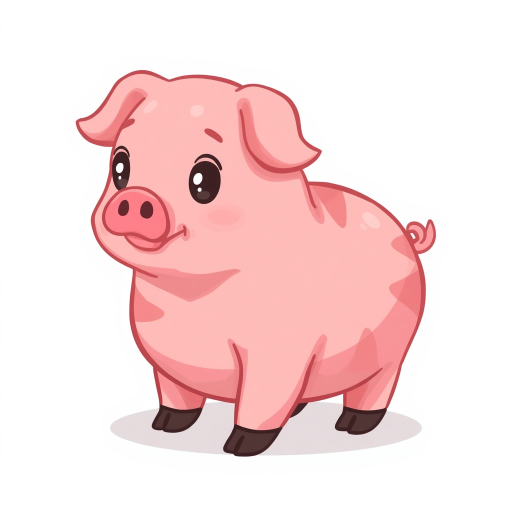
#> input picture assets-src/art/brejt.jpg, 1024 x 1024 px (shown at 1/2 size)
$ python -i import-art.py   (imports and definitions only)
#> lines starting #> are read from the running program, lines starting #| are printed output that depends on the picture
#> in prepare, im is the input picture: PIL image 1024x1024 RGB; mean R, G, B 247.5, 221, 220.8
# -*- coding: utf-8 -*-
"""Готовит присланную картинку животного к игре: снимает фон, обрезает, ужимает.

Картинки приходят квадратными (обычно 1024×1024) и с «прозрачным» фоном,
который на деле нарисован шашечками или просто белый. Плюс под ногами часто
лежит серый эллипс-тень — она своя у каждой картинки и во дворе выглядит
блином, поэтому её тоже срезаем и подставляем общую мягкую тень.

Фон ищется заливкой от краёв по признаку «серое и светлое»: тушка животного
цветная, а шашечки и тень — нейтральные, поэтому заливка до них не достаёт.

Запуск из корня проекта:
    python3 tools/import-art.py картинка.png rusbel
    python3 tools/import-art.py картинка.png rusbel --keep-shadow
    python3 tools/import-art.py картинка.png rusbel --flip      # смотрит влево
    python3 tools/import-art.py картинка.png bone --item        # иконка предмета
    python3 tools/import-art.py картинка.png farmer --prop      # портрет, реквизит
    python3 tools/import-art.py картинка.png kury --house --w 300   # постройка
    python3 tools/import-art.py картинка.png kury --room            # интерьер
    python3 tools/import-art.py гнездо.png nest --prop --erase-hue 128  # убрать лишнее
"""
from PIL import Image, ImageChops, ImageDraw, ImageFilter
from collections import deque
import os, sys

ROOT = os.path.join(os.path.dirname(os.path.abspath(__file__)), "..")
FLIP_LIST = os.path.join(ROOT, "assets-src", "art", "flip.txt")
WARM_LIST = os.path.join(ROOT, "assets-src", "art", "white-legs.txt")
RECOLOR_LIST = os.path.join(ROOT, "assets-src", "art", "recolor.txt")
OUT = os.path.join(ROOT, "public", "img", "iso")
WIDTH = 200                       # столько же, сколько у остальных пород
HEIGHT = 330                      # и не выше самой рослой: во дворе размер задаётся
                                  # шириной, и долговязая птица переросла бы постройку
ITEM = 150                        # иконки кормов и ресурсов: вписываем в квадрат
HOUSE = 420                       # постройки: по ширине, как самые крупные из нынешних
INK = (48, 48, 56)                # контур как у набора: им обведены кусты, забор, реквизит


# [37 lines left out: functions listed, needs_flip, wanted_palette, not called in this run]


def is_backdrop(px, bright=168, spread=14):
    """Нейтральный и светлый — значит фон или тень, а не животное."""
    r, g, b = px[:3]
    return max(r, g, b) >= bright and max(r, g, b) - min(r, g, b) <= spread


def cut_background(im):
    """Заливка от краёв: всё связное с рамкой и похожее на фон становится дырой.

    Фон бывает не белым, а кремовым — (252,243,234). По признаку «нейтральное»
    он не проходит, поэтому дополнительно берём цвет угла как образец и считаем
    фоном всё, что от него почти не отличается.

    Допуск не постоянный, а по шуму самого фона: замеряем разброс в рамке
    кадра и берём его с небольшим запасом. Глухой допуск не годится — у
    итальянского гуся перо (253,248,242) отстоит от кремового фона
    (254,244,235) всего на семь единиц, и допуск в десять съедал птицу
    целиком, оставляя один контур. Краем силуэта тут тоже не спастись:
    перепад тоньше шума JPEG, его не видит ни один детектор.
    """
    im = im.convert("RGBA")
#> im: PIL image 1024x1024 RGBA
    w, h = im.size
#> w = 1024; h = 1024
    px = im.load()
    corners = [px[1, 1], px[w - 2, 1], px[1, h - 2], px[w - 2, h - 2]]
#> corners = [(255, 255, 255, 255), (254, 254, 254, 255), (255, 255, 255, 255), (255, 255, 255, 255)]
    ref = tuple(sorted(c[i] for c in corners)[1] for i in range(3))
#> ref = (255, 255, 255)

    devs = []
    for y in list(range(0, 8)) + list(range(h - 8, h)):
        for x in range(0, w, 3):
            devs.append(max(abs(px[x, y][i] - ref[i]) for i in range(3)))
#> after the loop, devs = 5472 values, max 2 at index 341, min 0 at index 0, mean 0.0479
    for x in list(range(0, 8)) + list(range(w - 8, w)):
        for y in range(0, h, 3):
            devs.append(max(abs(px[x, y][i] - ref[i]) for i in range(3)))
#> after the loop, devs = 10944 values, max 2 at index 341, min 0 at index 0, mean 0.106
    devs.sort()
    tol = max(4, min(10, devs[int(len(devs) * 0.98)] + 3))
#> tol = 4

    def near_ref(p):
        return all(abs(p[i] - ref[i]) <= tol for i in range(3))
    alpha = Image.new("L", (w, h), 255)
#> alpha: PIL image 1024x1024 L; every value is 255
    ap = alpha.load()

    seen = bytearray(w * h)
    q = deque()

    def push(x, y):
        i = y * w + x
        if seen[i]:
            return
        seen[i] = 1
        p = px[x, y]
        if p[3] == 0 or is_backdrop(p) or near_ref(p):
            ap[x, y] = 0
            q.append((x, y))

    for x in range(w):
        push(x, 0); push(x, h - 1)
#> this loop made 1024 passes
    for y in range(h):
        push(0, y); push(w - 1, y)
#> this loop made 1024 passes

    while q:
        x, y = q.popleft()
        for nx, ny in ((x + 1, y), (x - 1, y), (x, y + 1), (x, y - 1)):
            if 0 <= nx < w and 0 <= ny < h:
                push(nx, ny)

    # JPEG оставляет по контуру светлую кайму: подчищаем полупрозрачную кромку
    alpha = alpha.filter(ImageFilter.MinFilter(3)).filter(ImageFilter.GaussianBlur(0.6))
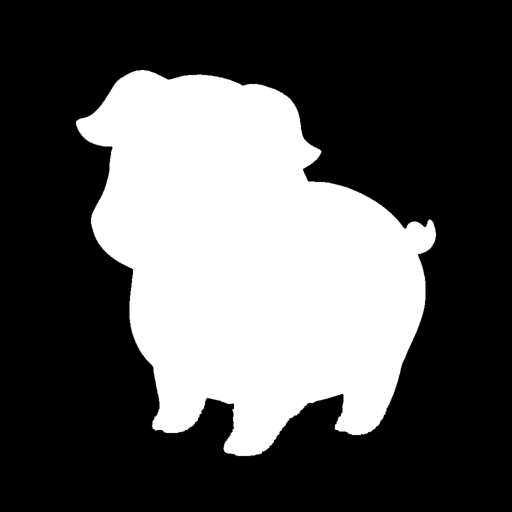
#> alpha: PIL image 1024x1024 L (shown at 1/2 size); min 0, max 255, mean 86.1
    im.putalpha(alpha)
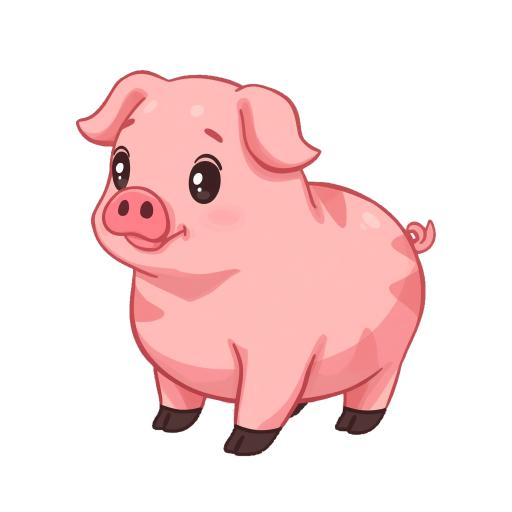
#> im: PIL image 1024x1024 RGBA (shown at 1/2 size); mean R, G, B, A 247.5, 221, 220.8, 86.1; transparent parts drawn white
    return im


def drop_ground(im, band=0.12, warm=False, ref=None):
    """Срезает нарисованную под ногами тень.

    Тень бывает не серой, а тёплой — у белого гуся (232,216,206). По цвету её
    от белого пера не отличить, по строкам тоже: в строках со ступнёй лежат и
    лапа, и тень. Зато тень всегда стелется вокруг ног, а не выше.

    Поэтому ищем нижнюю точку самого зверя — последний непрозрачный пиксель,
    который не бледный (лапы оранжевые, копыта тёмные), — и в полосе вокруг неё
    гасим всё бледное. Туша выше этой полосы и не страдает.
    """
#> called with band = 0.12, warm = False, ref = (255, 255, 255)
    w, h = im.size
    px = im.load()

    def pale(p):
        r, g, b, a = p
        # warm — для пород с белыми ногами или носочками. Общее правило гасит
        # у земли всё бледное, и белая нога уходит вместе с тенью. Но нога
        # почти белая, а тень темнее: серая у ярославской коровы, бежевая
        # (210,190,170) у кемеровской свиньи. Поэтому здесь гасим только то,
        # что не светлее 228 по самому яркому каналу. Общее правило не
        # трогаем — на нём поменялись бы почти все спрайты.
        if warm:
            return a > 40 and min(r, g, b) >= 150 and max(r, g, b) <= 228 and (max(r, g, b) - min(r, g, b)) <= 50
        return a > 40 and min(r, g, b) >= 160 and (max(r, g, b) - min(r, g, b)) <= 38

    feet = 0
    for y in range(h):
        for x in range(w):
            p = px[x, y]
            if p[3] > 40 and not pale(p):
                feet = y
                break
        else:
            continue
    # Доля высоты задаёт лишь потолок полосы, а начинается она от верхней
    # тёмной строки внутри этой доли — от копыт или лап. Тень стелется вокруг
    # них и выше не поднимается, а нога бывает того же кремового цвета, что и
    # тень: у чёрно-пёстрой коровы полоса в 12% высоты выгрызала из бабок
    # куски. Ищем именно верхнюю тёмную строку, а не сплошную их цепочку:
    # цепочку обрывает сглаживание, и полоса схлопывается в четыре пикселя.
    y0 = max(0, feet - int(h * band))
    for y in range(y0, feet + 1):
        if any(px[x, y][3] > 40 and min(px[x, y][:3]) < 120 for x in range(w)):
            y0 = y
            break
    for y in range(y0, h):
        for x in range(w):
            p = px[x, y]
            # Между ногами бывает заперт кусок фона, до которого заливка
            # снаружи не дотягивается. Он того же цвета, что угол картинки.
            boxed = warm and ref and p[3] and all(abs(p[i] - ref[i]) <= 14 for i in range(3))
            if pale(p) or boxed or (not warm and p[3] and is_backdrop(p[:3], bright=150, spread=18)):
                px[x, y] = (p[0], p[1], p[2], 0)
    return im


# [167 lines left out: functions drop_base, ink_outline, house_shadow, erase_hue, not called in this run]


def shadow(im):
    """Общая мягкая тень — такая же, как у отрисованных пород."""
    box = im.getbbox()
    if not box:
        return im
    x0, y0, x1, y1 = box
    pad = Image.new("RGBA", (im.width, im.height + 24), (0, 0, 0, 0))
    pad.alpha_composite(im)
    d = ImageDraw.Draw(pad)
    sh = Image.new("RGBA", pad.size, (0, 0, 0, 0))
    ds = ImageDraw.Draw(sh)
    cx, half = (x0 + x1) / 2, (x1 - x0) * 0.36
    ds.ellipse([cx - half, y1 - 14, cx + half, y1 + 18], fill=(40, 34, 20, 95))
    sh = sh.filter(ImageFilter.GaussianBlur(9))
    sh.alpha_composite(pad)
    return sh


def prepare(path, keep_shadow=False, flip=False, item=False, palette=None, prop=False,
            house=False, width=HOUSE, erase=None, warm=False):
    im = Image.open(path)
    if erase is not None:
        im = erase_hue(im, erase)
    if palette:
        import recolor
        im = recolor.recolor(im, recolor.PALETTES[palette])
    im = cut_background(im)
    if flip:
        im = im.transpose(Image.FLIP_LEFT_RIGHT)   # во дворе все смотрят вправо
    if not keep_shadow:
        src = Image.open(path).convert("RGB")
        cw, ch = src.size
        cs = [src.getpixel(xy) for xy in ((1, 1), (cw - 2, 1), (1, ch - 2), (cw - 2, ch - 2))]
        ref = tuple(sorted(c[i] for c in cs)[1] for i in range(3))
        im = drop_ground(im, warm=warm, ref=ref)
    box = im.getbbox()
    if not box:
        raise SystemExit("после обрезки ничего не осталось — проверь картинку")
    im = im.crop(box)
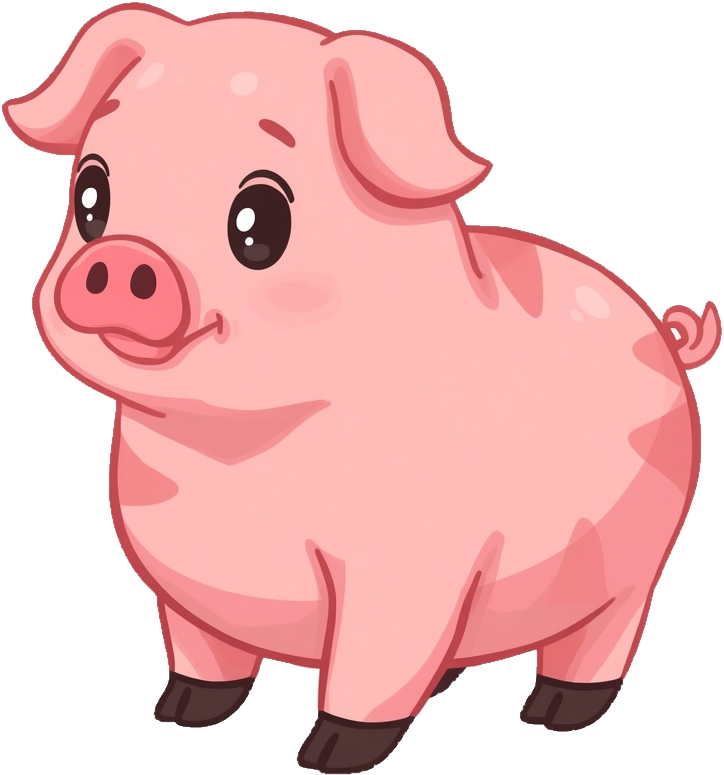
#> im: PIL image 724x775 RGBA; mean R, G, B, A 241.1, 191.5, 191.2, 160.7; transparent parts drawn white
    if house:
        im = drop_base(im)
        im = im.crop(im.getbbox())
        # Постройке важна ширина: во дворе она задаёт масштаб, а высота идёт
        # за пропорцией. Курятник и гусятник мельче хлевов — их ширину
        # задаём отдельно, иначе двор выровняется и потеряет иерархию.
        k = width / im.width
        im = im.resize((max(1, round(im.width * k)), max(1, round(im.height * k))), Image.LANCZOS)
        return house_shadow(ink_outline(im))
    if item:
        # Иконку предмета не надо равнять по ширине с остальными: она лежит в
        # плитке магазина, а не стоит во дворе рядом с постройкой. Просто
        # вписываем в квадрат, как лежат иконки из набора.
        k = min(ITEM / im.width, ITEM / im.height)
        im = im.resize((max(1, round(im.width * k)), max(1, round(im.height * k))), Image.LANCZOS)
        # Реквизит вроде портрета ни на чём не стоит: тень под парящей
        # головой выглядит пятном, поэтому её ставим только предметам.
        return im if prop else shadow(im)
    k = min(WIDTH / im.width, HEIGHT / im.height)
    im = im.resize((max(1, round(im.width * k)), max(1, round(im.height * k))), Image.LANCZOS)
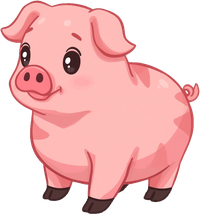
#> im: PIL image 200x214 RGBA; mean R, G, B, A 153.5, 102.6, 102.2, 160.7; transparent parts drawn white
    # Во дворе размер задаётся шириной, а высота идёт за пропорцией картинки.
    # Поэтому холст у всех один: долговязая птица получает воздух по бокам и
    # встаёт вровень с остальными, а не перерастает постройку.
    canvas = Image.new("RGBA", (WIDTH, im.height), (0, 0, 0, 0))
#> canvas: PIL image 200x214 RGBA; every value is 0
    canvas.alpha_composite(im, ((WIDTH - im.width) // 2, 0))
    return shadow(canvas)
#> in shadow, `pad = Image.new("RGBA", (im.width, im.height + 24), (0, 0, 0, 0))`: pad: PIL image 200x238 RGBA; every value is 0
#> in shadow, `pad.alpha_composite(im)`:
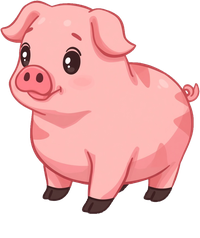
#> pad: PIL image 200x238 RGBA; mean R, G, B, A 138, 92.3, 91.9, 144.5; transparent parts drawn white
#> in shadow, `sh = sh.filter(ImageFilter.GaussianBlur(9))`:
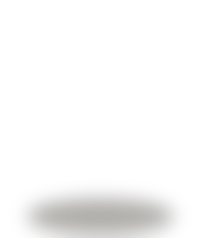
#> sh: PIL image 200x238 RGBA; mean R, G, B, A 3.1, 2.6, 1.5, 7.4; transparent parts drawn white
#> in shadow, `sh.alpha_composite(pad)`:
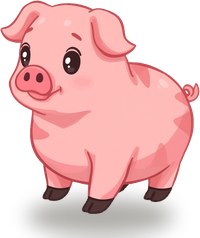
#> sh: PIL image 200x238 RGBA; mean R, G, B, A 140.3, 94.2, 93, 151; transparent parts drawn white


# [32 lines not run here, left out]

>>> result = prepare('../assets-src/art/brejt.jpg')

$ run again, on assets-src/art/holmkor.jpg
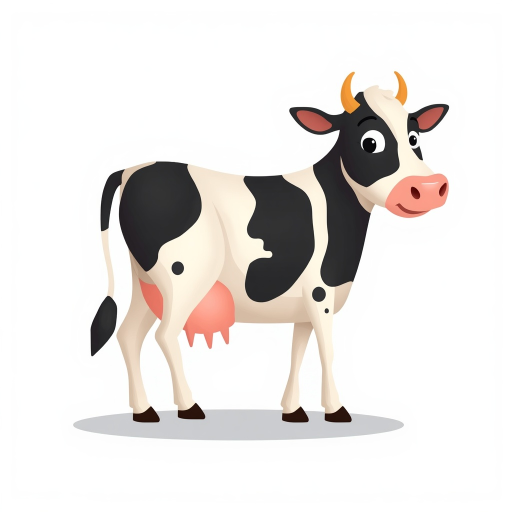
#> input picture assets-src/art/holmkor.jpg, 1024 x 1024 px (shown at 1/2 size)
#> in prepare, im is the input picture: PIL image 1024x1024 RGB; mean R, G, B 231, 227.3, 224.9
#> corners = [(255, 255, 255, 255), (254, 254, 254, 255), (254, 255, 255, 255), (255, 255, 255, 255)]
#> ref = (254, 255, 255)
#> after the loop in cut_background, `for y in list(range(0, 8)) + list(range(h - 8, h)):`: devs = 5472 values, max 2 at index 4131, min 0 at index 3420, mean 1
#> after the loop in cut_background, `for x in list(range(0, 8)) + list(range(w - 8, w)):`: devs = 10944 values, max 2 at index 4131, min 0 at index 3420, mean 0.995
#> tol = 4
#> the loop in cut_background, `for x in range(w):` made 1024 passes
#> the loop in cut_background, `for y in range(h):` made 1024 passes
#> in cut_background, `alpha = alpha.filter(ImageFilter.MinFilter(3)).filter(ImageFilter.Gaus..`:
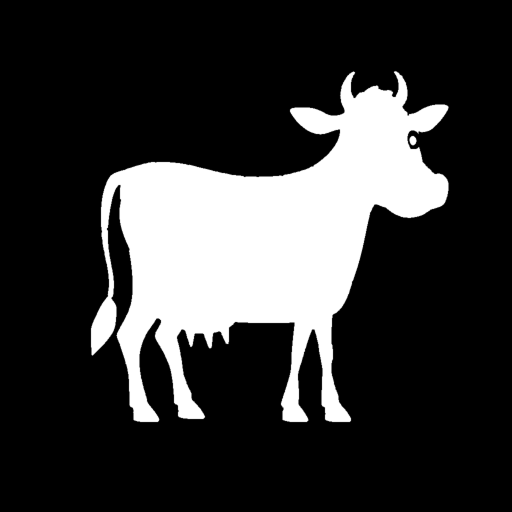
#> alpha: PIL image 1024x1024 L (shown at 1/2 size); min 0, max 255, mean 54.5
#> in shadow, `sh.alpha_composite(pad)`:
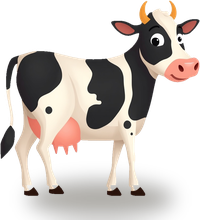
#> sh: PIL image 200x220 RGBA; mean R, G, B, A 70.1, 61.9, 56, 107.1; transparent parts drawn white

$ run again, on assets-src/art/ital.jpg
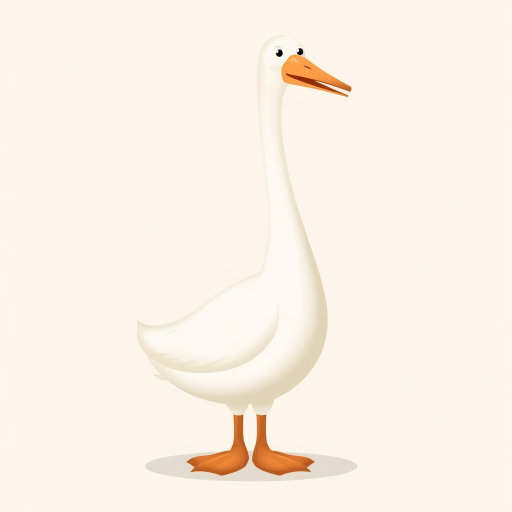
#> input picture assets-src/art/ital.jpg, 1024 x 1024 px (shown at 1/2 size)
#> in prepare, im is the input picture: PIL image 1024x1024 RGB; mean R, G, B 252.2, 242, 231.5
#> corners = [(252, 243, 234, 255), (254, 244, 235, 255), (254, 245, 238, 255), (254, 245, 236, 255)]
#> ref = (254, 244, 235)
#> after the loop in cut_background, `for y in list(range(0, 8)) + list(range(h - 8, h)):`: devs = 5472 values, max 5 at index 5130, min 0 at index 687, mean 1.39
#> after the loop in cut_background, `for x in list(range(0, 8)) + list(range(w - 8, w)):`: devs = 10944 values, max 5 at index 5130, min 0 at index 687, mean 1.24
#> tol = 6
#> the loop in cut_background, `for x in range(w):` made 1024 passes
#> the loop in cut_background, `for y in range(h):` made 1024 passes
#> in prepare, `canvas.alpha_composite(im, ((WIDTH - im.width) // 2, 0))`:
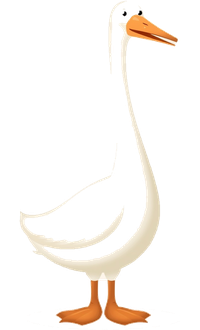
#> canvas: PIL image 200x330 RGBA; mean R, G, B, A 38.1, 33.4, 28.4, 29.2; transparent parts drawn white
#> in shadow, `sh.alpha_composite(pad)`:
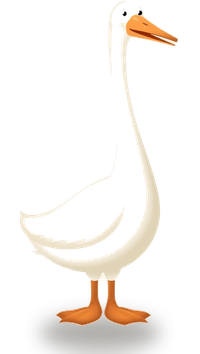
#> sh: PIL image 200x354 RGBA; mean R, G, B, A 35.4, 31, 25.9, 30.5; transparent parts drawn white

$ run again, on assets-src/art/kemerov.jpg
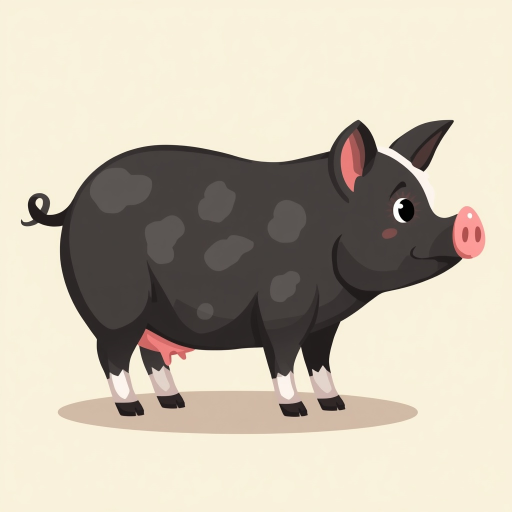
#> input picture assets-src/art/kemerov.jpg, 1024 x 1024 px (shown at 1/2 size)
#> in prepare, im is the input picture: PIL image 1024x1024 RGB; mean R, G, B 197.1, 188.5, 172.7
#> corners = [(248, 240, 219, 255), (248, 240, 219, 255), (249, 243, 219, 255), (249, 241, 218, 255)]
#> ref = (248, 240, 219)
#> after the loop in cut_background, `for y in list(range(0, 8)) + list(range(h - 8, h)):`: devs = 5472 values, max 3 at index 133, min 0 at index 0, mean 1.23
#> after the loop in cut_background, `for x in list(range(0, 8)) + list(range(w - 8, w)):`: devs = 10944 values, max 4 at index 8549, min 0 at index 0, mean 1.25
#> tol = 5
#> the loop in cut_background, `for x in range(w):` made 1024 passes
#> the loop in cut_background, `for y in range(h):` made 1024 passes
#> in shadow, `sh.alpha_composite(pad)`:
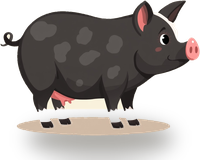
#> sh: PIL image 200x160 RGBA; mean R, G, B, A 55.2, 49.1, 45.1, 135.8; transparent parts drawn white
